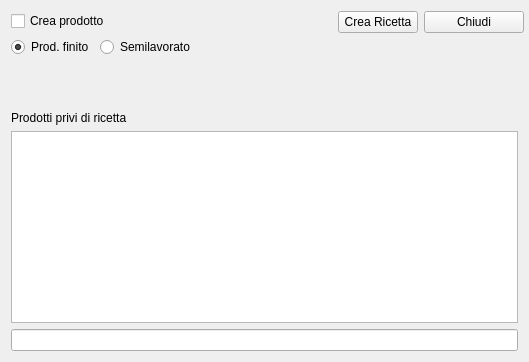
<?xml version="1.0" encoding="UTF-8"?>
<ui version="4.0">
 <class>HNew_recipe_main</class>
 <widget class="QWidget" name="HNew_recipe_main">
  <property name="windowModality">
   <enum>Qt::ApplicationModal</enum>
  </property>
  <property name="geometry">
   <rect>
    <x>0</x>
    <y>0</y>
    <width>529</width>
    <height>362</height>
   </rect>
  </property>
  <property name="sizePolicy">
   <sizepolicy hsizetype="Preferred" vsizetype="Minimum">
    <horstretch>0</horstretch>
    <verstretch>0</verstretch>
   </sizepolicy>
  </property>
  <property name="windowTitle">
   <string>Crea Ricetta</string>
  </property>
  <layout class="QVBoxLayout" name="verticalLayout_2">
   <item>
    <layout class="QFormLayout" name="formLayout_4">
     <item row="0" column="0">
      <layout class="QGridLayout" name="gridLayout">
       <item row="0" column="0">
        <widget class="QCheckBox" name="cb_what">
         <property name="toolTip">
          <string>Se  spuntato creao ricetta di un prodotto o semilavorato già esistent, se no crea prodotto contestualmente alla ricetta</string>
         </property>
         <property name="text">
          <string>Crea prodotto</string>
         </property>
         <property name="checked">
          <bool>false</bool>
         </property>
        </widget>
       </item>
       <item row="1" column="0">
        <layout class="QFormLayout" name="formLayout">
         <item row="0" column="0">
          <widget class="QRadioButton" name="rbProdotto_finito">
           <property name="text">
            <string>Prod. finito</string>
           </property>
           <property name="checked">
            <bool>true</bool>
           </property>
          </widget>
         </item>
         <item row="0" column="1">
          <widget class="QRadioButton" name="rbSemilavorato">
           <property name="text">
            <string>Semilavorato</string>
           </property>
          </widget>
         </item>
        </layout>
       </item>
      </layout>
     </item>
     <item row="0" column="1">
      <layout class="QFormLayout" name="formLayout_3">
       <property name="formAlignment">
        <set>Qt::AlignHCenter|Qt::AlignTop</set>
       </property>
       <item row="0" column="1">
        <layout class="QFormLayout" name="formLayout_2">
         <property name="formAlignment">
          <set>Qt::AlignRight|Qt::AlignTrailing|Qt::AlignVCenter</set>
         </property>
         <item row="0" column="0">
          <widget class="QPushButton" name="pbAddRecipeAndproduct">
           <property name="maximumSize">
            <size>
             <width>100</width>
             <height>16777215</height>
            </size>
           </property>
           <property name="toolTip">
            <string>Crea prodotto e ricetta</string>
           </property>
           <property name="text">
            <string>Crea Ricetta</string>
           </property>
           <property name="icon">
            <iconset resource="icons.qrc">
             <normaloff>:/Resources/3D_Icons_Icon_256.png</normaloff>:/Resources/3D_Icons_Icon_256.png</iconset>
           </property>
           <property name="iconSize">
            <size>
             <width>32</width>
             <height>32</height>
            </size>
           </property>
          </widget>
         </item>
         <item row="0" column="1">
          <widget class="QPushButton" name="pbClose">
           <property name="maximumSize">
            <size>
             <width>100</width>
             <height>16777215</height>
            </size>
           </property>
           <property name="text">
            <string>Chiudi</string>
           </property>
           <property name="icon">
            <iconset resource="icons.qrc">
             <normaloff>:/Resources/Actions-window-close-icon.png</normaloff>:/Resources/Actions-window-close-icon.png</iconset>
           </property>
           <property name="iconSize">
            <size>
             <width>32</width>
             <height>32</height>
            </size>
           </property>
          </widget>
         </item>
        </layout>
       </item>
      </layout>
     </item>
    </layout>
   </item>
   <item>
    <layout class="QVBoxLayout" name="verticalLayout">
     <item>
      <widget class="QLabel" name="label">
       <property name="text">
        <string>Prodotti privi di ricetta</string>
       </property>
      </widget>
     </item>
     <item>
      <widget class="QListView" name="lvProducts">
       <property name="sizePolicy">
        <sizepolicy hsizetype="Expanding" vsizetype="Minimum">
         <horstretch>0</horstretch>
         <verstretch>0</verstretch>
        </sizepolicy>
       </property>
       <property name="maximumSize">
        <size>
         <width>16777215</width>
         <height>200</height>
        </size>
       </property>
      </widget>
     </item>
    </layout>
   </item>
   <item>
    <widget class="QLineEdit" name="leSearchProduct">
     <property name="clearButtonEnabled">
      <bool>true</bool>
     </property>
    </widget>
   </item>
  </layout>
 </widget>
 <resources>
  <include location="icons.qrc"/>
 </resources>
 <connections/>
</ui>
